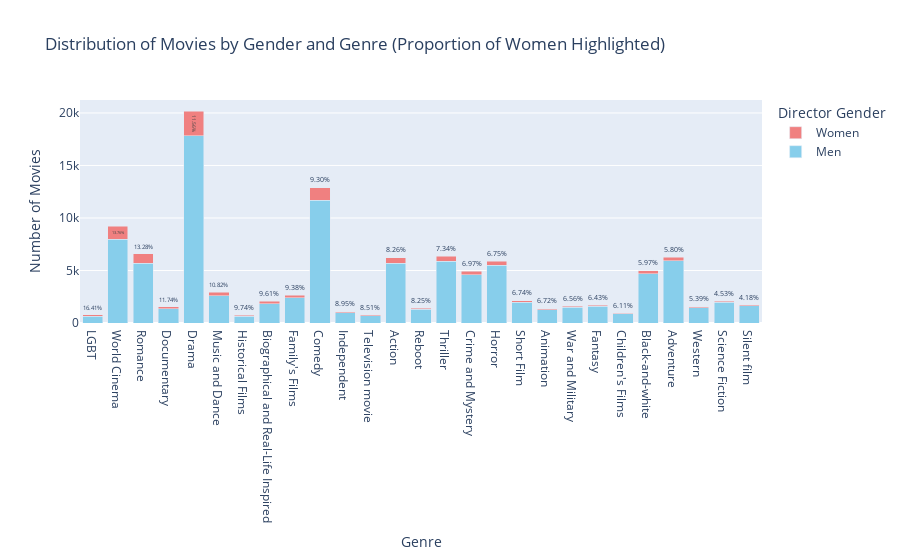

Notebook code cell kept with this figure:
### Markdown cell above
## More detailed graph (chatGPT)

### Code cell
import pandas as pd
from collections import Counter
import plotly.graph_objects as go

# Assuming movies_director_m and movies_director_f have a column 'movie_genres'
# Flatten the list of genres for movies directed by men
all_genres_m = [genre for sublist in movies_director_m['movie_genres'] for genre in sublist]
genre_counts_m = Counter(all_genres_m)

genres_df_m = pd.DataFrame(genre_counts_m.items(), columns=['Genre', 'Count_m'])

# Flatten the list of genres for movies directed by women
all_genres_f = [genre for sublist in movies_director_f['movie_genres'] for genre in sublist]
genre_counts_f = Counter(all_genres_f)

genres_df_f = pd.DataFrame(genre_counts_f.items(), columns=['Genre', 'Count_f'])

# Merge the male and female genre dataframes on the Genre column
genre_df = pd.merge(genres_df_m, genres_df_f, on='Genre', how='outer').fillna(0)

# Calculate the total count and filter genres with more than 500 movies
genre_df['Total'] = genre_df['Count_m'] + genre_df['Count_f']
genre_df = genre_df[genre_df['Total'] > 500]

# Calculate the proportion of movies directed by women
genre_df['Proportion_f'] = genre_df['Count_f'] / genre_df['Total']

# Sort genres by the proportion of women directors in descending order
genre_df = genre_df.sort_values(by='Proportion_f', ascending=False)

# Create an interactive bar chart
fig = go.Figure()

fig.add_trace(go.Bar(
    x=genre_df['Genre'],
    y=genre_df['Count_m'],
    name='Men',
    marker_color='skyblue',
    hoverinfo='y',  # Show only count on hover for this trace
))

fig.add_trace(go.Bar(
    x=genre_df['Genre'],
    y=genre_df['Count_f'],
    name='Women',
    marker_color='lightcoral',
    hoverinfo='y',  # Show only count on hover for this trace
    text=genre_df['Proportion_f'].apply(lambda x: f"{x:.2%}"),  # Add proportions as text
    textposition='auto',  # Show the text above the bars
))

# Update layout
fig.update_layout(
    barmode='stack',
    title='Distribution of Movies by Gender and Genre (Proportion of Women Highlighted)',
    xaxis=dict(title='Genre'),
    yaxis=dict(title='Number of Movies'),
    legend=dict(title='Director Gender'),
    hovermode="x unified"  # Shows hover info for both traces at the same time
)

# Add hovertemplate to display proportion of female-directed movies
fig.update_traces(
    hovertemplate="<b>Genre:</b> %{x}<br>" +
                  "<b>Female Proportion:</b> %{text}<br>" +
                  "<b>Count:</b> %{y}<br>"
)

fig.show()

### Figure 1 — Plotly figure (JSON) as saved in the notebook; plotly's stock layout.template omitted (floating-point values rounded to 4 significant figures)
{"data": [{"hoverinfo": "y", "hovertemplate": "<b>Genre:</b> %{x}<br><b>Female Proportion:</b> %{text}<br><b>Count:</b> %{y}<br>", "marker": {"color": "skyblue"}, "name": "Men", "type": "bar", "x": ["LGBT", "World Cinema", "Romance", "Documentary", "Drama", "Music and Dance", "Historical Films", "Biographical and Real-Life Inspired", "Family's Films", "Comedy", "Independent", "Television movie", "Action", "Reboot", "Thriller", "Crime and Mystery", "Horror", "Short Film", "Animation", "War and Military", "Fantasy", "Children's Films", "Black-and-white", "Adventure", "Western", "Science Fiction", "Silent film"], "y": [652, 7953, 5712, 1361, 17839, 2613, 649, 1853, 2416, 11685, 997, 699, 5707, 1301, 5896, 4604, 5488, 1965, 1278, 1495, 1585, 860, 4695, 5910, 1457, 1981, 1652]}, {"hoverinfo": "y", "hovertemplate": "<b>Genre:</b> %{x}<br><b>Female Proportion:</b> %{text}<br><b>Count:</b> %{y}<br>", "marker": {"color": "lightcoral"}, "name": "Women", "text": ["16.41%", "13.76%", "13.28%", "11.74%", "11.56%", "10.82%", "9.74%", "9.61%", "9.38%", "9.30%", "8.95%", "8.51%", "8.26%", "8.25%", "7.34%", "6.97%", "6.75%", "6.74%", "6.72%", "6.56%", "6.43%", "6.11%", "5.97%", "5.80%", "5.39%", "4.53%", "4.18%"], "textposition": "auto", "type": "bar", "x": ["LGBT", "World Cinema", "Romance", "Documentary", "Drama", "Music and Dance", "Historical Films", "Biographical and Real-Life Inspired", "Family's Films", "Comedy", "Independent", "Television movie", "Action", "Reboot", "Thriller", "Crime and Mystery", "Horror", "Short Film", "Animation", "War and Military", "Fantasy", "Children's Films", "Black-and-white", "Adventure", "Western", "Science Fiction", "Silent film"], "y": [128, 1269, 875, 181, 2332, 317, 70, 197, 250, 1198, 98, 65, 514, 117, 467, 345, 397, 142, 92, 105, 109, 56, 298, 364, 83, 94, 72]}], "layout": {"barmode": "stack", "hovermode": "x unified", "legend": {"title": {"text": "Director Gender"}}, "title": {"text": "Distribution of Movies by Gender and Genre (Proportion of Women Highlighted)"}, "xaxis": {"title": {"text": "Genre"}}, "yaxis": {"title": {"text": "Number of Movies"}}}}
